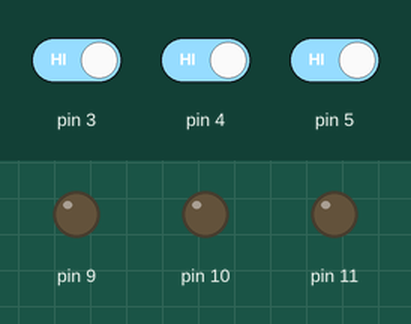
The sketch below on a simulated Arduino Uno, built with avr-gcc and run on an emulated ATmega328P. On the bench: output pins drawn as LEDs (lit = HIGH). The test bench sets the inputs (shaded band); at power-on: pin 3 HIGH, pin 4 HIGH, pin 5 HIGH.

Above: at 1.2 s.
1.3 s: pin 3 driven LOW
At 2.0 s:
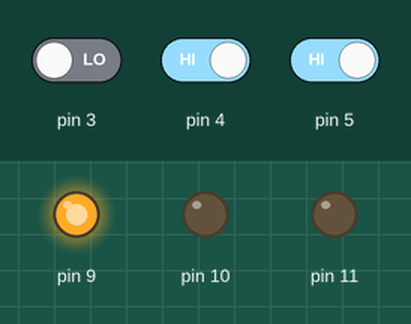
2.8 s: pin 4 driven LOW
At 3.2 s:
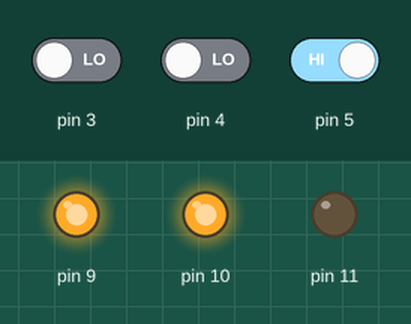
4.3 s: pin 5 driven LOW
At 5.5 s:
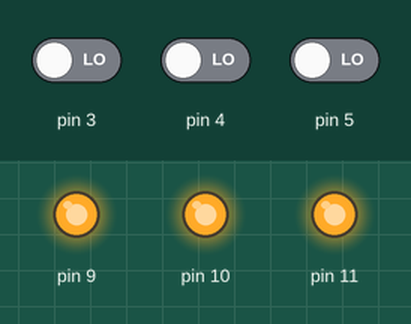
5.8 s: pin 3 driven HIGH
At 6.7 s:
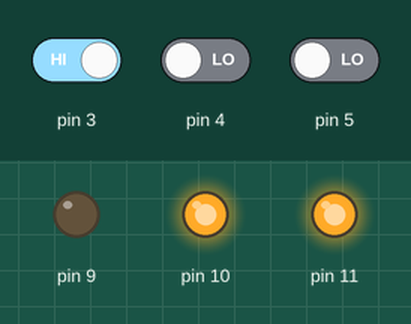
7.3 s: pin 4 driven HIGH
At 7.8 s:
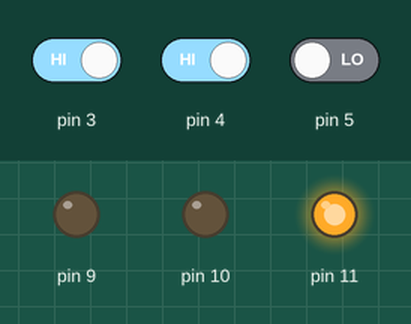
8.8 s: pin 3 driven LOW
At 10.2 s:
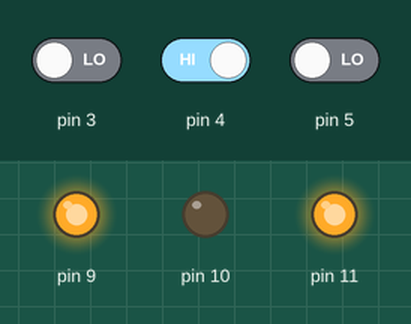
Timing chart, 0 to 11.3 s (numbered marks = the images above; inputs shaded):
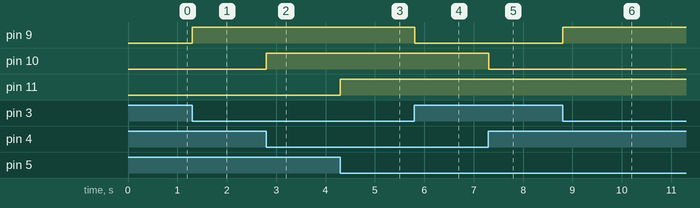

Measured:
- after the input at 1.3 s, pin 9: LOW → HIGH at once
- after the input at 2.8 s, pin 10: LOW → HIGH at once
- after the input at 4.3 s, pin 11: LOW → HIGH at once
- after the input at 5.8 s, pin 9: HIGH → LOW at once
- after the input at 7.3 s, pin 10: HIGH → LOW at once
- after the input at 8.8 s, pin 9: LOW → HIGH at once

The sketch:

rgb_led_button_.ino
```cpp
int red = 0;
int green = 0;
int blue = 0;

void setup() {
  pinMode(3, INPUT);
  pinMode(4, INPUT);
  pinMode(5, INPUT);
  pinMode(9, OUTPUT);
  pinMode(10, OUTPUT);
  pinMode(11, OUTPUT);
}

void loop() {
  int red = digitalRead(3);
  int green = digitalRead(4);
  int blue = digitalRead(5);
  if(red == 0)
    digitalWrite(9, HIGH);
  else
    digitalWrite(9, LOW);
  if(green == 0)
    digitalWrite(10, HIGH);
  else
    digitalWrite(10, LOW);
  if(blue == 0)
    digitalWrite(11, HIGH);
  else
    digitalWrite(11, LOW);
  delay(100);
}
```
